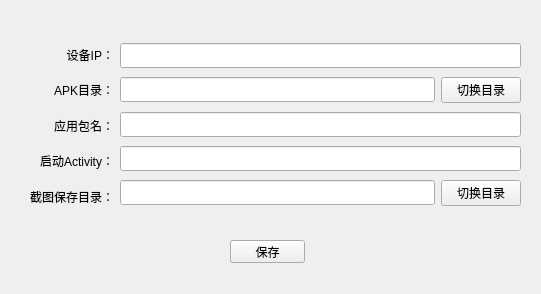
<?xml version="1.0" encoding="UTF-8"?>
<ui version="4.0">
 <class>Form</class>
 <widget class="QWidget" name="Form">
  <property name="geometry">
   <rect>
    <x>0</x>
    <y>0</y>
    <width>541</width>
    <height>294</height>
   </rect>
  </property>
  <property name="windowTitle">
   <string>Settings</string>
  </property>
  <widget class="QWidget" name="horizontalLayoutWidget">
   <property name="geometry">
    <rect>
     <x>30</x>
     <y>40</y>
     <width>491</width>
     <height>171</height>
    </rect>
   </property>
   <layout class="QHBoxLayout" name="horizontalLayout">
    <item>
     <layout class="QVBoxLayout" name="verticalLayout">
      <item>
       <widget class="QLabel" name="label">
        <property name="layoutDirection">
         <enum>Qt::RightToLeft</enum>
        </property>
        <property name="lineWidth">
         <number>-1</number>
        </property>
        <property name="text">
         <string>设备IP：</string>
        </property>
        <property name="alignment">
         <set>Qt::AlignRight|Qt::AlignTrailing|Qt::AlignVCenter</set>
        </property>
       </widget>
      </item>
      <item>
       <widget class="QLabel" name="label_2">
        <property name="layoutDirection">
         <enum>Qt::RightToLeft</enum>
        </property>
        <property name="lineWidth">
         <number>-1</number>
        </property>
        <property name="text">
         <string>APK目录：</string>
        </property>
        <property name="alignment">
         <set>Qt::AlignRight|Qt::AlignTrailing|Qt::AlignVCenter</set>
        </property>
       </widget>
      </item>
      <item>
       <widget class="QLabel" name="label_5">
        <property name="layoutDirection">
         <enum>Qt::RightToLeft</enum>
        </property>
        <property name="lineWidth">
         <number>-1</number>
        </property>
        <property name="text">
         <string>应用包名：</string>
        </property>
        <property name="alignment">
         <set>Qt::AlignRight|Qt::AlignTrailing|Qt::AlignVCenter</set>
        </property>
       </widget>
      </item>
      <item>
       <widget class="QLabel" name="label_6">
        <property name="layoutDirection">
         <enum>Qt::RightToLeft</enum>
        </property>
        <property name="lineWidth">
         <number>-1</number>
        </property>
        <property name="text">
         <string>启动Activity：</string>
        </property>
        <property name="alignment">
         <set>Qt::AlignRight|Qt::AlignTrailing|Qt::AlignVCenter</set>
        </property>
       </widget>
      </item>
      <item>
       <widget class="QLabel" name="label_7">
        <property name="enabled">
         <bool>true</bool>
        </property>
        <property name="layoutDirection">
         <enum>Qt::RightToLeft</enum>
        </property>
        <property name="lineWidth">
         <number>-1</number>
        </property>
        <property name="text">
         <string>截图保存目录：</string>
        </property>
        <property name="alignment">
         <set>Qt::AlignRight|Qt::AlignTrailing|Qt::AlignVCenter</set>
        </property>
       </widget>
      </item>
     </layout>
    </item>
    <item>
     <layout class="QVBoxLayout" name="verticalLayout_2">
      <item>
       <widget class="QLineEdit" name="connectip">
        <property name="minimumSize">
         <size>
          <width>0</width>
          <height>25</height>
         </size>
        </property>
        <property name="baseSize">
         <size>
          <width>0</width>
          <height>25</height>
         </size>
        </property>
       </widget>
      </item>
      <item>
       <layout class="QHBoxLayout" name="horizontalLayout_2">
        <item>
         <widget class="QLineEdit" name="apkpath">
          <property name="minimumSize">
           <size>
            <width>0</width>
            <height>25</height>
           </size>
          </property>
          <property name="baseSize">
           <size>
            <width>0</width>
            <height>25</height>
           </size>
          </property>
         </widget>
        </item>
        <item>
         <widget class="QPushButton" name="btn_changepath">
          <property name="text">
           <string>切换目录</string>
          </property>
         </widget>
        </item>
       </layout>
      </item>
      <item>
       <widget class="QLineEdit" name="packagename">
        <property name="minimumSize">
         <size>
          <width>0</width>
          <height>25</height>
         </size>
        </property>
        <property name="baseSize">
         <size>
          <width>0</width>
          <height>25</height>
         </size>
        </property>
       </widget>
      </item>
      <item>
       <widget class="QLineEdit" name="startactivity">
        <property name="minimumSize">
         <size>
          <width>0</width>
          <height>25</height>
         </size>
        </property>
        <property name="baseSize">
         <size>
          <width>0</width>
          <height>25</height>
         </size>
        </property>
       </widget>
      </item>
      <item>
       <layout class="QHBoxLayout" name="horizontalLayout_3">
        <item>
         <widget class="QLineEdit" name="picpath">
          <property name="minimumSize">
           <size>
            <width>0</width>
            <height>25</height>
           </size>
          </property>
          <property name="baseSize">
           <size>
            <width>0</width>
            <height>25</height>
           </size>
          </property>
         </widget>
        </item>
        <item>
         <widget class="QPushButton" name="btn_changepath_2">
          <property name="text">
           <string>切换目录</string>
          </property>
         </widget>
        </item>
       </layout>
      </item>
     </layout>
    </item>
   </layout>
  </widget>
  <widget class="QPushButton" name="btn_save">
   <property name="geometry">
    <rect>
     <x>230</x>
     <y>240</y>
     <width>75</width>
     <height>23</height>
    </rect>
   </property>
   <property name="text">
    <string>保存</string>
   </property>
  </widget>
 </widget>
 <resources/>
 <connections/>
</ui>
